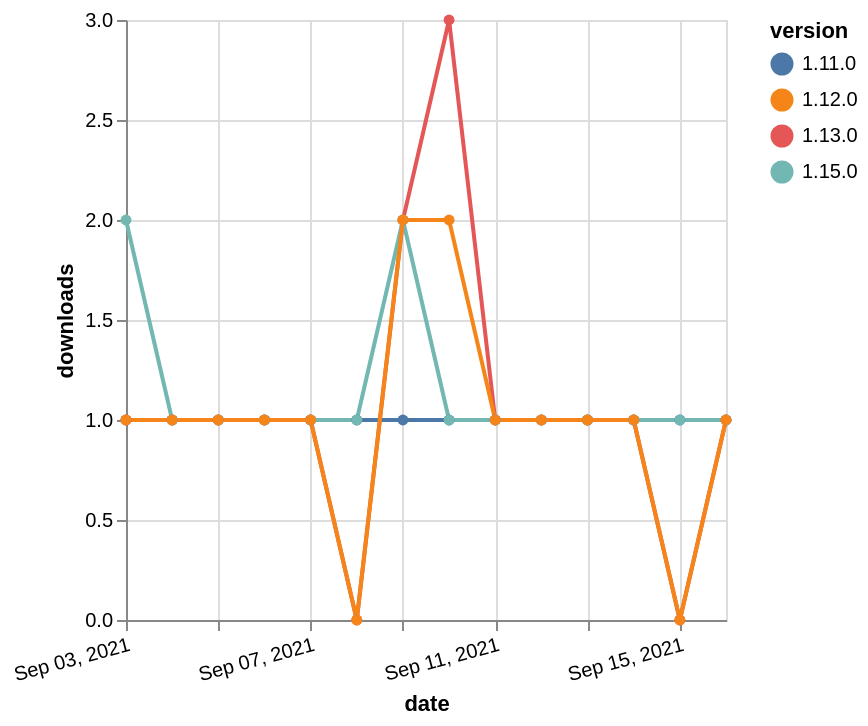

This figure's Vega-Lite source:
### Vega-Lite specification from a JSON file in a GitHub repository (floating-point values rounded to 4 significant figures)
{"$schema": "https://vega.github.io/schema/vega-lite/v5.json", "description": "A simple bar chart with embedded data.", "data": {"values": [{"date": "2021-09-03", "total": 218, "delta": 1, "version": "1.11.0"}, {"date": "2021-09-04", "total": 219, "delta": 1, "version": "1.11.0"}, {"date": "2021-09-05", "total": 220, "delta": 1, "version": "1.11.0"}, {"date": "2021-09-06", "total": 221, "delta": 1, "version": "1.11.0"}, {"date": "2021-09-07", "total": 222, "delta": 1, "version": "1.11.0"}, {"date": "2021-09-08", "total": 223, "delta": 1, "version": "1.11.0"}, {"date": "2021-09-09", "total": 224, "delta": 1, "version": "1.11.0"}, {"date": "2021-09-10", "total": 225, "delta": 1, "version": "1.11.0"}, {"date": "2021-09-11", "total": 226, "delta": 1, "version": "1.11.0"}, {"date": "2021-09-12", "total": 227, "delta": 1, "version": "1.11.0"}, {"date": "2021-09-13", "total": 228, "delta": 1, "version": "1.11.0"}, {"date": "2021-09-14", "total": 229, "delta": 1, "version": "1.11.0"}, {"date": "2021-09-15", "total": 230, "delta": 1, "version": "1.11.0"}, {"date": "2021-09-16", "total": 231, "delta": 1, "version": "1.11.0"}, {"date": "2021-09-03", "total": 289, "delta": 1, "version": "1.13.0"}, {"date": "2021-09-04", "total": 290, "delta": 1, "version": "1.13.0"}, {"date": "2021-09-05", "total": 291, "delta": 1, "version": "1.13.0"}, {"date": "2021-09-06", "total": 292, "delta": 1, "version": "1.13.0"}, {"date": "2021-09-07", "total": 293, "delta": 1, "version": "1.13.0"}, {"date": "2021-09-08", "total": 293, "delta": 0, "version": "1.13.0"}, {"date": "2021-09-09", "total": 295, "delta": 2, "version": "1.13.0"}, {"date": "2021-09-10", "total": 298, "delta": 3, "version": "1.13.0"}, {"date": "2021-09-11", "total": 299, "delta": 1, "version": "1.13.0"}, {"date": "2021-09-12", "total": 300, "delta": 1, "version": "1.13.0"}, {"date": "2021-09-13", "total": 301, "delta": 1, "version": "1.13.0"}, {"date": "2021-09-14", "total": 302, "delta": 1, "version": "1.13.0"}, {"date": "2021-09-15", "total": 302, "delta": 0, "version": "1.13.0"}, {"date": "2021-09-16", "total": 303, "delta": 1, "version": "1.13.0"}, {"date": "2021-09-03", "total": 109, "delta": 2, "version": "1.15.0"}, {"date": "2021-09-04", "total": 110, "delta": 1, "version": "1.15.0"}, {"date": "2021-09-05", "total": 111, "delta": 1, "version": "1.15.0"}, {"date": "2021-09-06", "total": 112, "delta": 1, "version": "1.15.0"}, {"date": "2021-09-07", "total": 113, "delta": 1, "version": "1.15.0"}, {"date": "2021-09-08", "total": 114, "delta": 1, "version": "1.15.0"}, {"date": "2021-09-09", "total": 116, "delta": 2, "version": "1.15.0"}, {"date": "2021-09-10", "total": 117, "delta": 1, "version": "1.15.0"}, {"date": "2021-09-11", "total": 118, "delta": 1, "version": "1.15.0"}, {"date": "2021-09-12", "total": 119, "delta": 1, "version": "1.15.0"}, {"date": "2021-09-13", "total": 120, "delta": 1, "version": "1.15.0"}, {"date": "2021-09-14", "total": 121, "delta": 1, "version": "1.15.0"}, {"date": "2021-09-15", "total": 122, "delta": 1, "version": "1.15.0"}, {"date": "2021-09-16", "total": 123, "delta": 1, "version": "1.15.0"}, {"date": "2021-09-03", "total": 172, "delta": 1, "version": "1.12.0"}, {"date": "2021-09-04", "total": 173, "delta": 1, "version": "1.12.0"}, {"date": "2021-09-05", "total": 174, "delta": 1, "version": "1.12.0"}, {"date": "2021-09-06", "total": 175, "delta": 1, "version": "1.12.0"}, {"date": "2021-09-07", "total": 176, "delta": 1, "version": "1.12.0"}, {"date": "2021-09-08", "total": 176, "delta": 0, "version": "1.12.0"}, {"date": "2021-09-09", "total": 178, "delta": 2, "version": "1.12.0"}, {"date": "2021-09-10", "total": 180, "delta": 2, "version": "1.12.0"}, {"date": "2021-09-11", "total": 181, "delta": 1, "version": "1.12.0"}, {"date": "2021-09-12", "total": 182, "delta": 1, "version": "1.12.0"}, {"date": "2021-09-13", "total": 183, "delta": 1, "version": "1.12.0"}, {"date": "2021-09-14", "total": 184, "delta": 1, "version": "1.12.0"}, {"date": "2021-09-15", "total": 184, "delta": 0, "version": "1.12.0"}, {"date": "2021-09-16", "total": 185, "delta": 1, "version": "1.12.0"}]}, "width": "container", "mark": {"type": "line", "point": {"filled": true}}, "encoding": {"x": {"field": "date", "type": "temporal", "timeUnit": "yearmonthdate", "title": "date", "axis": {"labelAngle": -15}}, "y": {"field": "delta", "type": "quantitative", "title": "downloads"}, "color": {"field": "version", "type": "nominal"}, "tooltip": {"field": "delta"}}}
